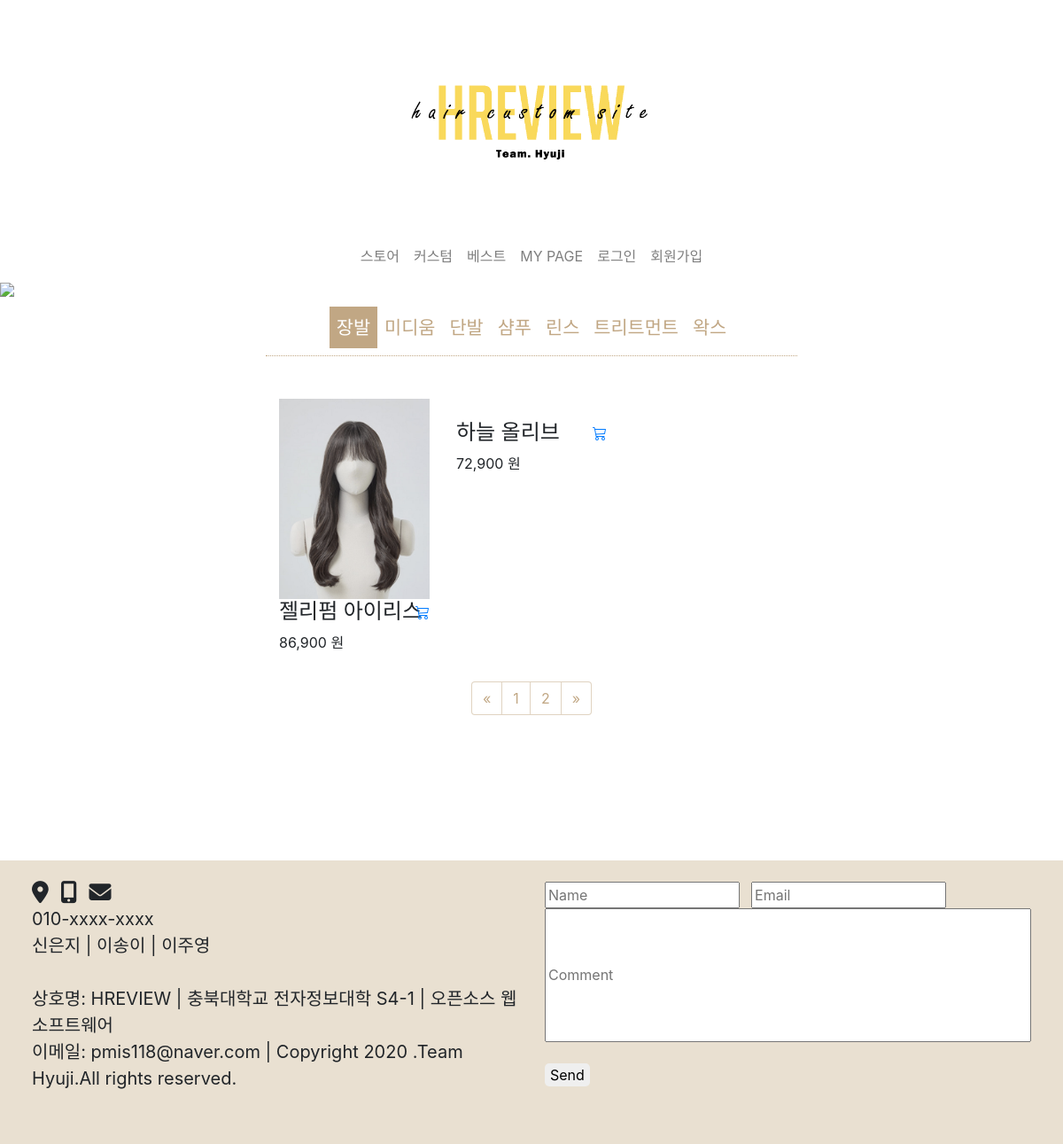
Before: /hyuzi/store/product_list/1?page=2 with the older database file.
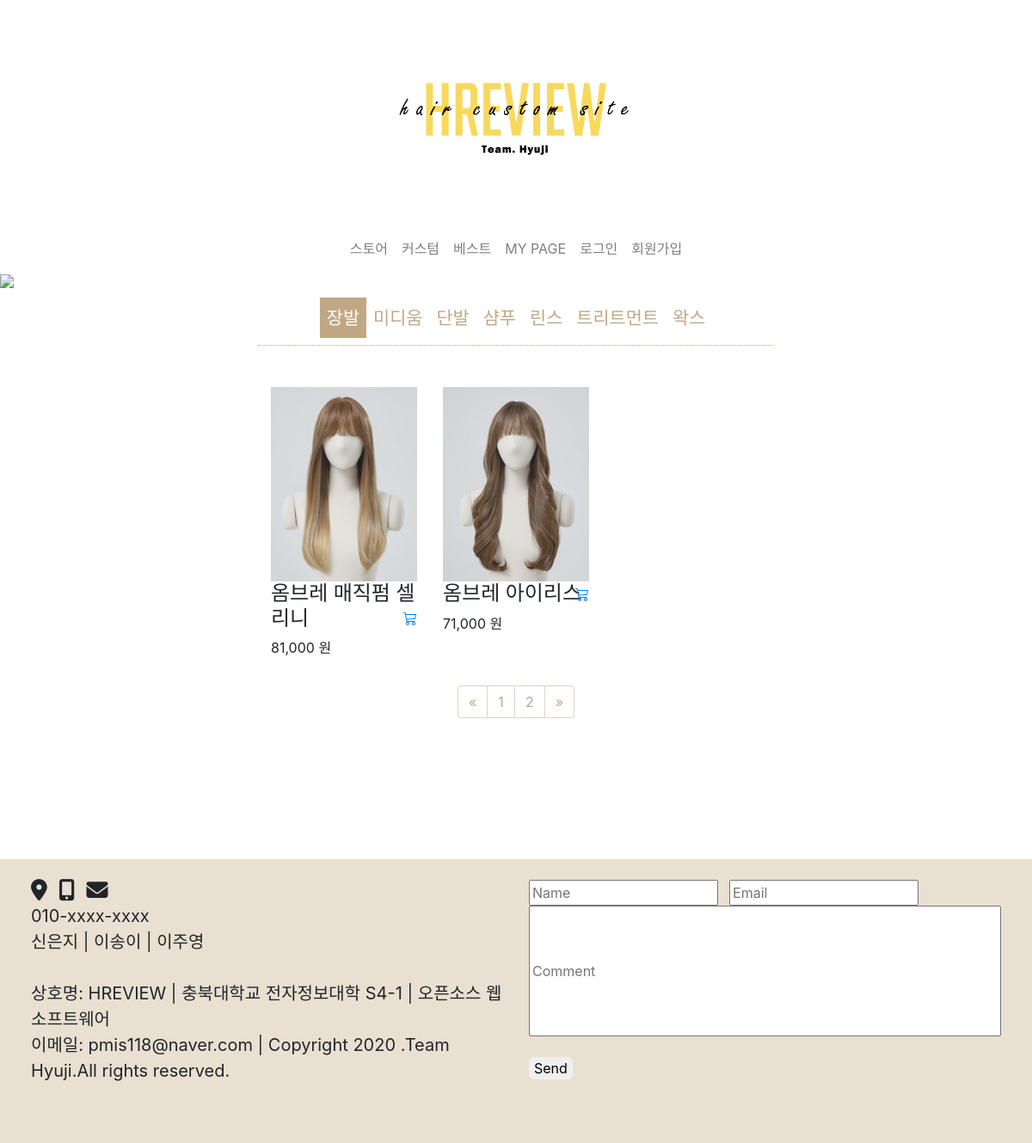
After: the same page with the newer database file.
### hyuzi/models.py (models this page shows, shortened)
class Product(models.Model):
    name = models.CharField(max_length=300, unique=True)
    category = models.ForeignKey(Category, on_delete=models.CASCADE)
    price = models.DecimalField(max_digits=10, decimal_places=0)
    sold = models.IntegerField(blank=True, null=True)
    image = models.ImageField(upload_to="image", blank=True)
    description = models.TextField(blank=True, null=True)
    slug = models.SlugField(max_length=200, unique=True)
    class Meta:
        ordering = ('name', )
        verbose_name = 'product'
        verbose_name_plural = 'products'

### hyuzi/views.py (the view)
# urls.py: path('store/product_list/<category_id>', views.product_list, name='category'),
def product_list(request, category_id):
    category = get_object_or_404(Category, id=category_id)
    product_all = Product.objects.filter(category_id=category).all()
    page_numbers_range = 9
    paginator = Paginator(product_all,page_numbers_range)
    page = request.GET.get('page')
    products = paginator.get_page(page)
    current_page = int(page) if page else 1
    start_index = int((current_page - 1) / page_numbers_range) * page_numbers_range
    end_index = start_index + page_numbers_range
    page_range = paginator.page_range[start_index:end_index]
    return render(request, 'hyuzi/product_list.html',{'product_all':product_all, 'category':category, 'products':products, 'page_range':page_range, 'paginator':paginator })

### hyuzi/context_processors.py (called while the page is built)
def counter(request):
    item_count = 0
    if 'admin' in request.path:
        return {}
    else:
        try:
            cart = Cart.objects.filter(cart_id = _cart_id(request))
            cart_items = CartItem.objects.all().filter(cart=cart[:1])
            for cart_item in cart_items:
                item_count += cart_item.quantity
        except ObjectDoesNotExist:
            item_count = 0
    return dict(item_count = item_count)

### hyuzi/views.py (called while the page is built)
def _cart_id(request):
    cart = request.session.session_key
    if not cart:
        cart = request.session.create()
    return cart

### hyuzi/templates/hyuzi/product_list.html (shortened to what the changed rows need)
{% extends 'base.html' %}
{% load static %}
{% load humanize %}
{% block content %}
<div class="container mt-5 pb-5" style="width: 50%">
    <div class="row portfolio-container" data-aos="fade-up" data-aos-delay="400">
            {% for product in products %}
                {% if product.category == category %}
                <div class="col-lg-4 col-md-6 portfolio-item filter-app">
                    <div class="portfolio-wrap">
                        {% if product.image %}
                      <img src="{{ product.image.url }}" class="img-fluid" alt="">
                        {% endif %}
                      <div class="portfolio-info">
                        <h4>{{ product.name }}</h4>
                        <p>{{ product.price|intcomma }} 원</p>
                          <a href="{% url 'add_cart' product.id %}"></a>
                      </div>
                    </div>
                  </div>
                {% endif %}
            {% endfor %}
    </div>
    <nav aria-label="Page navigation example">
      <ul class="pagination justify-content-center">
          {% for page in paginator.page_range %}
          <li {% if posts.number == page %} class="page-item active" {% endif %}>
            <a class="page-link" href="?page={{ page }}"><span>{{ page }}</span></a>
          </li>
          {% endfor %}
      </ul>
    </nav>
</div>
{% endblock content %}

Changed rows visible on the page:
no longer on this page (row edited): Product: image (picture), name "젤리펌 아이리스", price "86,900"
no longer on this page (row edited): Product: name "하늘 올리브", price "72,900"
now on this page (row edited): Product: image (picture), name "옴브레 매직펌 셀리니", price "81,000"
now on this page (row edited): Product: image (picture), name "옴브레 아이리스", price "71,000"
